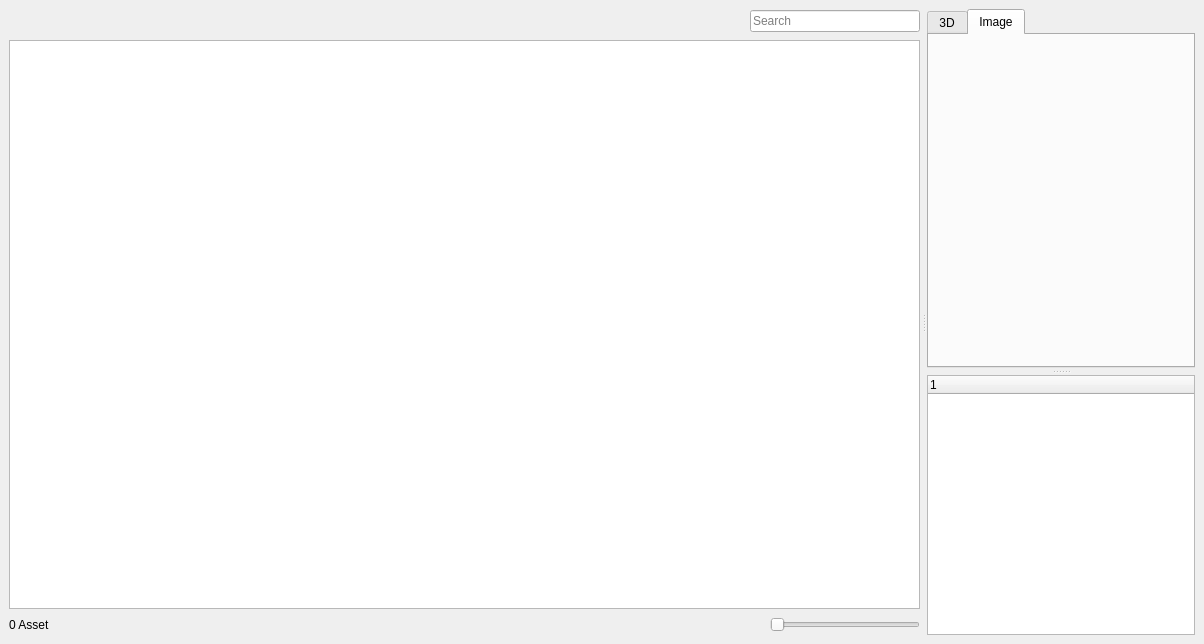
<?xml version="1.0" encoding="UTF-8"?>
<ui version="4.0">
 <class>AssetBrowserWindow</class>
 <widget class="QMainWindow" name="AssetBrowserWindow">
  <property name="geometry">
   <rect>
    <x>0</x>
    <y>0</y>
    <width>1204</width>
    <height>644</height>
   </rect>
  </property>
  <property name="windowTitle">
   <string>MainWindow</string>
  </property>
  <widget class="QWidget" name="centralwidget">
   <layout class="QGridLayout" name="gridLayout">
    <item row="0" column="0">
     <widget class="QSplitter" name="splitter_3">
      <property name="lineWidth">
       <number>3</number>
      </property>
      <property name="orientation">
       <enum>Qt::Horizontal</enum>
      </property>
      <property name="handleWidth">
       <number>7</number>
      </property>
      <widget class="QSplitter" name="splitter_2">
       <property name="lineWidth">
        <number>3</number>
       </property>
       <property name="orientation">
        <enum>Qt::Horizontal</enum>
       </property>
       <property name="handleWidth">
        <number>7</number>
       </property>
       <widget class="QWidget" name="layoutWidget_2">
        <layout class="QVBoxLayout" name="verticalLayout_4">
         <property name="spacing">
          <number>6</number>
         </property>
         <item>
          <layout class="QVBoxLayout" name="verticalLayout_3">
           <item>
            <layout class="QHBoxLayout" name="horizontalLayout_2">
             <property name="spacing">
              <number>6</number>
             </property>
             <item>
              <spacer name="horizontalSpacer_6">
               <property name="orientation">
                <enum>Qt::Horizontal</enum>
               </property>
               <property name="sizeType">
                <enum>QSizePolicy::MinimumExpanding</enum>
               </property>
               <property name="sizeHint" stdset="0">
                <size>
                 <width>50</width>
                 <height>2</height>
                </size>
               </property>
              </spacer>
             </item>
             <item>
              <widget class="QPushButton" name="pushButton_refreshView">
               <property name="sizePolicy">
                <sizepolicy hsizetype="Fixed" vsizetype="Fixed">
                 <horstretch>0</horstretch>
                 <verstretch>0</verstretch>
                </sizepolicy>
               </property>
               <property name="minimumSize">
                <size>
                 <width>0</width>
                 <height>20</height>
                </size>
               </property>
               <property name="maximumSize">
                <size>
                 <width>40</width>
                 <height>25</height>
                </size>
               </property>
               <property name="toolTip">
                <string>Sort Items</string>
               </property>
               <property name="styleSheet">
                <string notr="true">background-color:none;
border:none;</string>
               </property>
               <property name="text">
                <string/>
               </property>
               <property name="icon">
                <iconset>
                 <normaloff>:/ui/icon/images/reload.png</normaloff>:/ui/icon/images/reload.png</iconset>
               </property>
               <property name="iconSize">
                <size>
                 <width>20</width>
                 <height>20</height>
                </size>
               </property>
              </widget>
             </item>
             <item>
              <widget class="QPushButton" name="pushButton_sortItems">
               <property name="sizePolicy">
                <sizepolicy hsizetype="Fixed" vsizetype="Fixed">
                 <horstretch>0</horstretch>
                 <verstretch>0</verstretch>
                </sizepolicy>
               </property>
               <property name="minimumSize">
                <size>
                 <width>0</width>
                 <height>20</height>
                </size>
               </property>
               <property name="maximumSize">
                <size>
                 <width>40</width>
                 <height>25</height>
                </size>
               </property>
               <property name="toolTip">
                <string>Sort Items</string>
               </property>
               <property name="styleSheet">
                <string notr="true">background-color:none;
border:none;</string>
               </property>
               <property name="text">
                <string/>
               </property>
               <property name="icon">
                <iconset>
                 <normaloff>:/ui/icon/images/sort.png</normaloff>:/ui/icon/images/sort.png</iconset>
               </property>
              </widget>
             </item>
             <item>
              <widget class="QPushButton" name="pushButton_filterItems">
               <property name="sizePolicy">
                <sizepolicy hsizetype="Fixed" vsizetype="Fixed">
                 <horstretch>0</horstretch>
                 <verstretch>0</verstretch>
                </sizepolicy>
               </property>
               <property name="minimumSize">
                <size>
                 <width>0</width>
                 <height>25</height>
                </size>
               </property>
               <property name="maximumSize">
                <size>
                 <width>40</width>
                 <height>25</height>
                </size>
               </property>
               <property name="toolTip">
                <string>Filter Items</string>
               </property>
               <property name="styleSheet">
                <string notr="true">background-color:none;
border:none;</string>
               </property>
               <property name="text">
                <string/>
               </property>
               <property name="icon">
                <iconset>
                 <normaloff>:/ui/icon/images/filter.png</normaloff>:/ui/icon/images/filter.png</iconset>
               </property>
              </widget>
             </item>
             <item>
              <widget class="QLineEdit" name="le_search">
               <property name="minimumSize">
                <size>
                 <width>150</width>
                 <height>0</height>
                </size>
               </property>
               <property name="maximumSize">
                <size>
                 <width>170</width>
                 <height>16777215</height>
                </size>
               </property>
               <property name="toolTip">
                <string>Search Items</string>
               </property>
               <property name="styleSheet">
                <string notr="true"/>
               </property>
               <property name="placeholderText">
                <string>Search</string>
               </property>
              </widget>
             </item>
            </layout>
           </item>
          </layout>
         </item>
         <item>
          <layout class="QVBoxLayout" name="verticalLayout_2">
           <item>
            <widget class="ListView" name="lw_assets">
             <property name="minimumSize">
              <size>
               <width>900</width>
               <height>0</height>
              </size>
             </property>
            </widget>
           </item>
           <item>
            <layout class="QHBoxLayout" name="horizontalLayout">
             <property name="spacing">
              <number>0</number>
             </property>
             <property name="sizeConstraint">
              <enum>QLayout::SetDefaultConstraint</enum>
             </property>
             <item>
              <widget class="QLabel" name="asset_num">
               <property name="text">
                <string>0 Asset</string>
               </property>
              </widget>
             </item>
             <item>
              <spacer name="horizontalSpacer">
               <property name="orientation">
                <enum>Qt::Horizontal</enum>
               </property>
               <property name="sizeHint" stdset="0">
                <size>
                 <width>120</width>
                 <height>20</height>
                </size>
               </property>
              </spacer>
             </item>
             <item>
              <widget class="QSlider" name="horizontalSlider">
               <property name="maximumSize">
                <size>
                 <width>150</width>
                 <height>16777215</height>
                </size>
               </property>
               <property name="orientation">
                <enum>Qt::Horizontal</enum>
               </property>
              </widget>
             </item>
            </layout>
           </item>
           <item>
            <layout class="QVBoxLayout" name="verticalLayout">
             <property name="spacing">
              <number>0</number>
             </property>
             <property name="sizeConstraint">
              <enum>QLayout::SetDefaultConstraint</enum>
             </property>
            </layout>
           </item>
          </layout>
         </item>
        </layout>
       </widget>
      </widget>
      <widget class="QSplitter" name="splitter">
       <property name="lineWidth">
        <number>3</number>
       </property>
       <property name="orientation">
        <enum>Qt::Vertical</enum>
       </property>
       <property name="opaqueResize">
        <bool>true</bool>
       </property>
       <property name="handleWidth">
        <number>7</number>
       </property>
       <widget class="QWidget" name="layoutWidget_3">
        <layout class="QVBoxLayout" name="verticalLayout_5">
         <item>
          <widget class="QTabWidget" name="tabWidget_2">
           <property name="sizePolicy">
            <sizepolicy hsizetype="Preferred" vsizetype="Preferred">
             <horstretch>0</horstretch>
             <verstretch>0</verstretch>
            </sizepolicy>
           </property>
           <property name="minimumSize">
            <size>
             <width>265</width>
             <height>265</height>
            </size>
           </property>
           <property name="currentIndex">
            <number>1</number>
           </property>
           <widget class="QWidget" name="tab_2">
            <attribute name="title">
             <string>3D</string>
            </attribute>
            <layout class="QGridLayout" name="gridLayout_6">
             <item row="0" column="0">
              <layout class="QVBoxLayout" name="verticalLayout_7">
               <item>
                <widget class="QFrame" name="frame_3d">
                 <property name="frameShape">
                  <enum>QFrame::StyledPanel</enum>
                 </property>
                 <property name="frameShadow">
                  <enum>QFrame::Raised</enum>
                 </property>
                 <layout class="QGridLayout" name="gridLayout_3"/>
                </widget>
               </item>
               <item>
                <spacer name="verticalSpacer">
                 <property name="orientation">
                  <enum>Qt::Vertical</enum>
                 </property>
                 <property name="sizeType">
                  <enum>QSizePolicy::Minimum</enum>
                 </property>
                 <property name="sizeHint" stdset="0">
                  <size>
                   <width>20</width>
                   <height>40</height>
                  </size>
                 </property>
                </spacer>
               </item>
              </layout>
             </item>
            </layout>
           </widget>
           <widget class="QWidget" name="tab_3">
            <property name="maximumSize">
             <size>
              <width>1000</width>
              <height>1000</height>
             </size>
            </property>
            <attribute name="title">
             <string>Image</string>
            </attribute>
            <layout class="QGridLayout" name="gridLayout_5">
             <item row="0" column="0">
              <layout class="QVBoxLayout" name="verticalLayout_8">
               <item>
                <layout class="QVBoxLayout" name="verticalLayout_10">
                 <item>
                  <layout class="QVBoxLayout" name="verticalLayout_11">
                   <item>
                    <layout class="QHBoxLayout" name="horizontalLayout_4">
                     <item>
                      <spacer name="horizontalSpacer_3">
                       <property name="orientation">
                        <enum>Qt::Horizontal</enum>
                       </property>
                       <property name="sizeHint" stdset="0">
                        <size>
                         <width>40</width>
                         <height>20</height>
                        </size>
                       </property>
                      </spacer>
                     </item>
                     <item>
                      <widget class="QLabel" name="label_preview0">
                       <property name="sizePolicy">
                        <sizepolicy hsizetype="Preferred" vsizetype="Preferred">
                         <horstretch>0</horstretch>
                         <verstretch>0</verstretch>
                        </sizepolicy>
                       </property>
                       <property name="minimumSize">
                        <size>
                         <width>128</width>
                         <height>128</height>
                        </size>
                       </property>
                       <property name="maximumSize">
                        <size>
                         <width>512</width>
                         <height>512</height>
                        </size>
                       </property>
                       <property name="text">
                        <string/>
                       </property>
                      </widget>
                     </item>
                     <item>
                      <spacer name="horizontalSpacer_7">
                       <property name="orientation">
                        <enum>Qt::Horizontal</enum>
                       </property>
                       <property name="sizeHint" stdset="0">
                        <size>
                         <width>40</width>
                         <height>20</height>
                        </size>
                       </property>
                      </spacer>
                     </item>
                    </layout>
                   </item>
                  </layout>
                 </item>
                 <item>
                  <layout class="QHBoxLayout" name="horizontalLayout_6"/>
                 </item>
                </layout>
               </item>
               <item>
                <spacer name="verticalSpacer_2">
                 <property name="orientation">
                  <enum>Qt::Vertical</enum>
                 </property>
                 <property name="sizeType">
                  <enum>QSizePolicy::Minimum</enum>
                 </property>
                 <property name="sizeHint" stdset="0">
                  <size>
                   <width>20</width>
                   <height>40</height>
                  </size>
                 </property>
                </spacer>
               </item>
              </layout>
             </item>
            </layout>
           </widget>
          </widget>
         </item>
        </layout>
       </widget>
       <widget class="QWidget" name="gridLayoutWidget">
        <layout class="QGridLayout" name="gridLayout_2">
         <item row="0" column="0">
          <widget class="QTreeWidget" name="table_data">
           <column>
            <property name="text">
             <string notr="true">1</string>
            </property>
           </column>
          </widget>
         </item>
        </layout>
       </widget>
      </widget>
     </widget>
    </item>
   </layout>
  </widget>
  <widget class="QMenuBar" name="menubar">
   <property name="geometry">
    <rect>
     <x>0</x>
     <y>0</y>
     <width>1204</width>
     <height>21</height>
    </rect>
   </property>
  </widget>
 </widget>
 <customwidgets>
  <customwidget>
   <class>ListView</class>
   <extends>QListView</extends>
   <header>Djed.Scripts.asset_browser.promoted_widgets.h</header>
  </customwidget>
 </customwidgets>
 <resources/>
 <connections/>
</ui>
